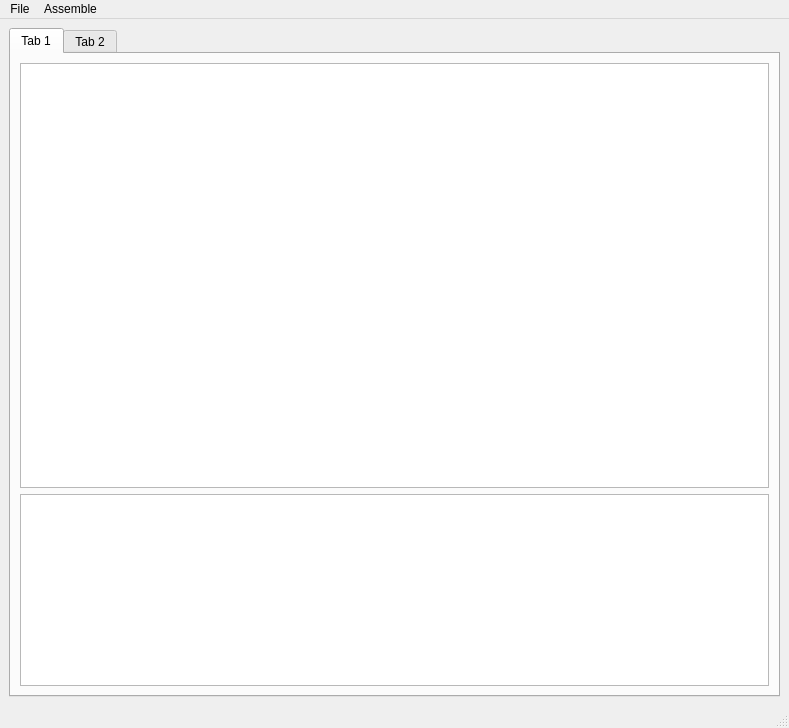
<?xml version="1.0" encoding="UTF-8"?>
<ui version="4.0">
 <class>MainWindow</class>
 <widget class="QMainWindow" name="MainWindow">
  <property name="geometry">
   <rect>
    <x>0</x>
    <y>0</y>
    <width>789</width>
    <height>728</height>
   </rect>
  </property>
  <property name="windowTitle">
   <string>MainWindow</string>
  </property>
  <widget class="QWidget" name="centralwidget">
   <layout class="QGridLayout" name="gridLayout">
    <item row="0" column="0">
     <widget class="QTabWidget" name="tabWidget">
      <property name="currentIndex">
       <number>0</number>
      </property>
      <widget class="QWidget" name="tab">
       <attribute name="title">
        <string>Tab 1</string>
       </attribute>
       <layout class="QVBoxLayout" name="verticalLayout_2">
        <item>
         <layout class="QVBoxLayout" name="verticalLayout">
          <item>
           <widget class="QTextEdit" name="textEdit">
            <property name="sizePolicy">
             <sizepolicy hsizetype="Expanding" vsizetype="Expanding">
              <horstretch>0</horstretch>
              <verstretch>0</verstretch>
             </sizepolicy>
            </property>
           </widget>
          </item>
          <item>
           <widget class="QTableWidget" name="tableWidget">
            <property name="enabled">
             <bool>true</bool>
            </property>
            <property name="sizePolicy">
             <sizepolicy hsizetype="Expanding" vsizetype="Fixed">
              <horstretch>0</horstretch>
              <verstretch>0</verstretch>
             </sizepolicy>
            </property>
           </widget>
          </item>
         </layout>
        </item>
       </layout>
      </widget>
      <widget class="QWidget" name="tab_2">
       <attribute name="title">
        <string>Tab 2</string>
       </attribute>
      </widget>
     </widget>
    </item>
   </layout>
  </widget>
  <widget class="QMenuBar" name="menubar">
   <property name="geometry">
    <rect>
     <x>0</x>
     <y>0</y>
     <width>789</width>
     <height>21</height>
    </rect>
   </property>
   <widget class="QMenu" name="menuFile">
    <property name="title">
     <string>File</string>
    </property>
    <addaction name="actionNew"/>
    <addaction name="actionOpen"/>
    <addaction name="actionSave"/>
   </widget>
   <widget class="QMenu" name="menuAssemble">
    <property name="title">
     <string>Assemble</string>
    </property>
    <addaction name="actionRun"/>
   </widget>
   <addaction name="menuFile"/>
   <addaction name="menuAssemble"/>
  </widget>
  <widget class="QStatusBar" name="statusbar"/>
  <action name="actionNew">
   <property name="text">
    <string>New</string>
   </property>
   <property name="toolTip">
    <string>&lt;html&gt;&lt;head/&gt;&lt;body&gt;&lt;p&gt;Create new file&lt;/p&gt;&lt;/body&gt;&lt;/html&gt;</string>
   </property>
   <property name="shortcut">
    <string>Ctrl+N</string>
   </property>
  </action>
  <action name="actionOpen">
   <property name="text">
    <string>Open</string>
   </property>
  </action>
  <action name="actionSave">
   <property name="text">
    <string>Save</string>
   </property>
   <property name="toolTip">
    <string>&lt;html&gt;&lt;head/&gt;&lt;body&gt;&lt;p&gt;Save file&lt;/p&gt;&lt;/body&gt;&lt;/html&gt;</string>
   </property>
   <property name="shortcut">
    <string>Ctrl+S</string>
   </property>
  </action>
  <action name="actionAssemble">
   <property name="text">
    <string>Assemble</string>
   </property>
  </action>
  <action name="actionRun">
   <property name="text">
    <string>Run</string>
   </property>
  </action>
 </widget>
 <resources/>
 <connections/>
</ui>
